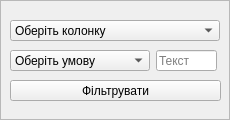
<?xml version="1.0" encoding="UTF-8"?>
<ui version="4.0">
 <class>filterForm</class>
 <widget class="QWidget" name="filterForm">
  <property name="geometry">
   <rect>
    <x>0</x>
    <y>0</y>
    <width>230</width>
    <height>120</height>
   </rect>
  </property>
  <property name="windowTitle">
   <string>Form</string>
  </property>
  <property name="styleSheet">
   <string notr="true">filterForm
{
     background-color: rgb(12,53,64);
}</string>
  </property>
  <widget class="QFrame" name="filterMainFrame">
   <property name="geometry">
    <rect>
     <x>0</x>
     <y>0</y>
     <width>230</width>
     <height>120</height>
    </rect>
   </property>
   <property name="styleSheet">
    <string notr="true"/>
   </property>
   <property name="frameShape">
    <enum>QFrame::StyledPanel</enum>
   </property>
   <property name="frameShadow">
    <enum>QFrame::Raised</enum>
   </property>
   <widget class="QLineEdit" name="conditionLineEdit">
    <property name="geometry">
     <rect>
      <x>156</x>
      <y>50</y>
      <width>61</width>
      <height>21</height>
     </rect>
    </property>
    <property name="text">
     <string/>
    </property>
    <property name="placeholderText">
     <string>Текст</string>
    </property>
   </widget>
   <widget class="QComboBox" name="tableComboBox">
    <property name="geometry">
     <rect>
      <x>10</x>
      <y>20</y>
      <width>210</width>
      <height>21</height>
     </rect>
    </property>
    <property name="cursor">
     <cursorShape>PointingHandCursor</cursorShape>
    </property>
    <item>
     <property name="text">
      <string>Оберіть колонку</string>
     </property>
    </item>
    <item>
     <property name="text">
      <string>dad</string>
     </property>
    </item>
    <item>
     <property name="text">
      <string>asdasd</string>
     </property>
    </item>
    <item>
     <property name="text">
      <string>asd</string>
     </property>
    </item>
    <item>
     <property name="text">
      <string>asd</string>
     </property>
    </item>
    <item>
     <property name="text">
      <string>asdas</string>
     </property>
    </item>
   </widget>
   <widget class="QComboBox" name="conditionComboBox">
    <property name="geometry">
     <rect>
      <x>10</x>
      <y>50</y>
      <width>140</width>
      <height>21</height>
     </rect>
    </property>
    <property name="cursor">
     <cursorShape>PointingHandCursor</cursorShape>
    </property>
    <item>
     <property name="text">
      <string>Оберіть умову</string>
     </property>
    </item>
    <item>
     <property name="text">
      <string>sda</string>
     </property>
    </item>
    <item>
     <property name="text">
      <string>asas</string>
     </property>
    </item>
    <item>
     <property name="text">
      <string>dd</string>
     </property>
    </item>
    <item>
     <property name="text">
      <string>a</string>
     </property>
    </item>
   </widget>
   <widget class="QPushButton" name="filterPushButton">
    <property name="geometry">
     <rect>
      <x>10</x>
      <y>80</y>
      <width>211</width>
      <height>21</height>
     </rect>
    </property>
    <property name="cursor">
     <cursorShape>PointingHandCursor</cursorShape>
    </property>
    <property name="text">
     <string>Фільтрувати</string>
    </property>
   </widget>
  </widget>
 </widget>
 <resources/>
 <connections/>
</ui>
